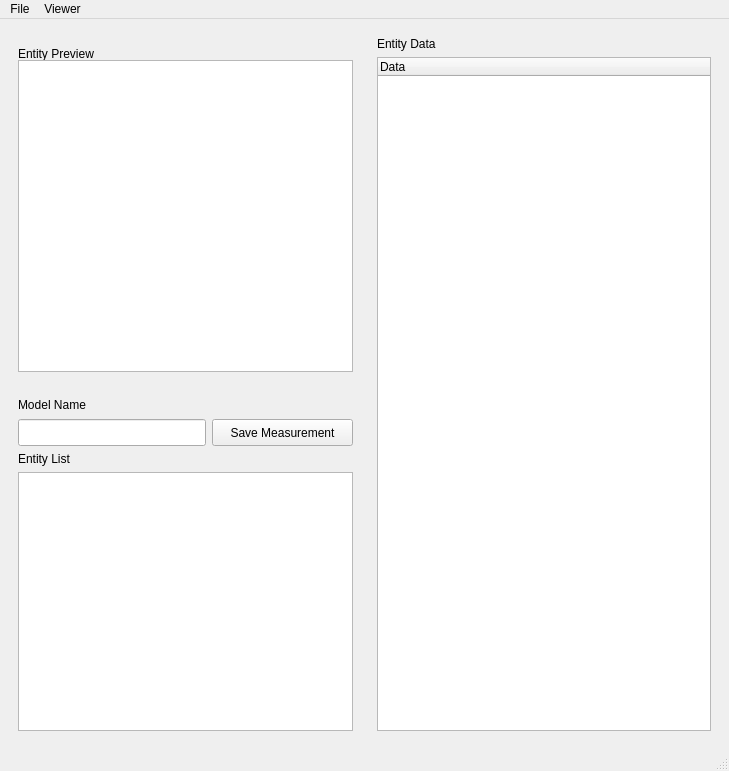
<?xml version="1.0" encoding="UTF-8"?>
<ui version="4.0">
 <class>MainWindow</class>
 <widget class="QMainWindow" name="MainWindow">
  <property name="geometry">
   <rect>
    <x>0</x>
    <y>0</y>
    <width>729</width>
    <height>771</height>
   </rect>
  </property>
  <property name="minimumSize">
   <size>
    <width>640</width>
    <height>480</height>
   </size>
  </property>
  <property name="windowTitle">
   <string>Entity Live Viewer</string>
  </property>
  <widget class="QWidget" name="centralwidget">
   <layout class="QGridLayout" name="gridLayout">
    <item row="0" column="0">
     <widget class="QWidget" name="EntityPreview" native="true">
      <property name="autoFillBackground">
       <bool>false</bool>
      </property>
      <layout class="QVBoxLayout" name="verticalLayout">
       <item>
        <widget class="QLabel" name="label">
         <property name="minimumSize">
          <size>
           <width>101</width>
           <height>17</height>
          </size>
         </property>
         <property name="maximumSize">
          <size>
           <width>0</width>
           <height>0</height>
          </size>
         </property>
         <property name="text">
          <string>Entity Preview</string>
         </property>
        </widget>
       </item>
       <item>
        <widget class="QGraphicsView" name="entityPreviewView">
         <property name="minimumSize">
          <size>
           <width>330</width>
           <height>309</height>
          </size>
         </property>
        </widget>
       </item>
      </layout>
     </widget>
    </item>
    <item row="0" column="1" rowspan="2">
     <widget class="QWidget" name="widget" native="true">
      <layout class="QVBoxLayout" name="verticalLayout_2">
       <item>
        <widget class="QLabel" name="label_2">
         <property name="text">
          <string>Entity Data</string>
         </property>
        </widget>
       </item>
       <item>
        <widget class="QTreeWidget" name="dataTree">
         <property name="minimumSize">
          <size>
           <width>291</width>
           <height>531</height>
          </size>
         </property>
         <column>
          <property name="text">
           <string notr="true">Data</string>
          </property>
         </column>
        </widget>
       </item>
      </layout>
     </widget>
    </item>
    <item row="1" column="0">
     <widget class="QWidget" name="widget_2" native="true">
      <layout class="QGridLayout" name="gridLayout_2">
       <item row="0" column="0">
        <widget class="QLabel" name="label_3">
         <property name="minimumSize">
          <size>
           <width>91</width>
           <height>17</height>
          </size>
         </property>
         <property name="maximumSize">
          <size>
           <width>91</width>
           <height>17</height>
          </size>
         </property>
         <property name="text">
          <string>Model Name</string>
         </property>
        </widget>
       </item>
       <item row="1" column="0">
        <widget class="QLineEdit" name="modelNameInput">
         <property name="minimumSize">
          <size>
           <width>183</width>
           <height>27</height>
          </size>
         </property>
        </widget>
       </item>
       <item row="1" column="1">
        <widget class="QPushButton" name="saveButton">
         <property name="minimumSize">
          <size>
           <width>141</width>
           <height>27</height>
          </size>
         </property>
         <property name="maximumSize">
          <size>
           <width>141</width>
           <height>27</height>
          </size>
         </property>
         <property name="text">
          <string>Save Measurement</string>
         </property>
        </widget>
       </item>
       <item row="2" column="0">
        <widget class="QLabel" name="label_4">
         <property name="maximumSize">
          <size>
           <width>90</width>
           <height>17</height>
          </size>
         </property>
         <property name="text">
          <string>Entity List</string>
         </property>
        </widget>
       </item>
       <item row="3" column="0" colspan="2">
        <widget class="QTableWidget" name="entityTable">
         <property name="columnCount">
          <number>0</number>
         </property>
        </widget>
       </item>
      </layout>
     </widget>
    </item>
   </layout>
  </widget>
  <widget class="QMenuBar" name="menubar">
   <property name="geometry">
    <rect>
     <x>0</x>
     <y>0</y>
     <width>729</width>
     <height>25</height>
    </rect>
   </property>
   <widget class="QMenu" name="menuFile">
    <property name="title">
     <string>File</string>
    </property>
   </widget>
   <widget class="QMenu" name="menuViewer">
    <property name="title">
     <string>Viewer</string>
    </property>
   </widget>
   <addaction name="menuFile"/>
   <addaction name="menuViewer"/>
  </widget>
  <widget class="QStatusBar" name="statusbar"/>
 </widget>
 <resources/>
 <connections/>
</ui>
